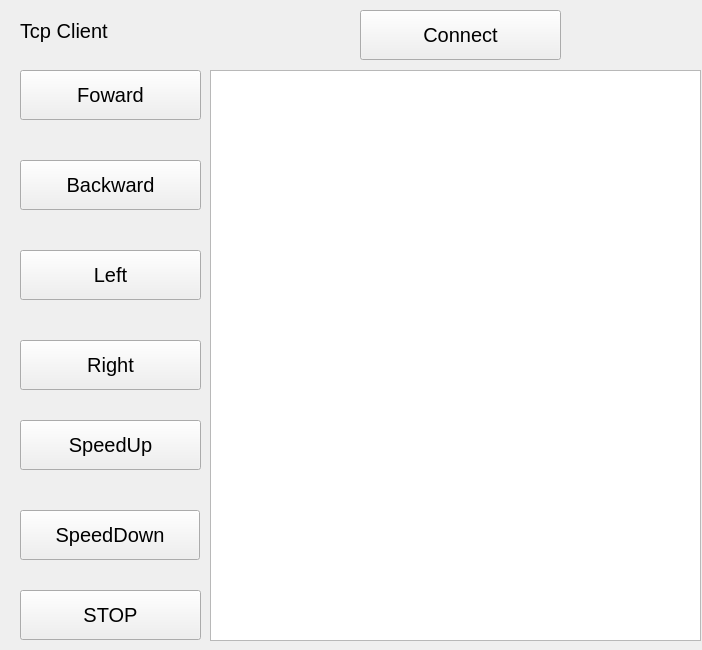
<?xml version="1.0" encoding="UTF-8"?>
<ui version="4.0">
 <class>MainWindow</class>
 <widget class="QMainWindow" name="MainWindow">
  <property name="geometry">
   <rect>
    <x>0</x>
    <y>0</y>
    <width>702</width>
    <height>650</height>
   </rect>
  </property>
  <property name="windowTitle">
   <string>MainWindow</string>
  </property>
  <widget class="QWidget" name="centralWidget">
   <widget class="QPushButton" name="pushButton_Speedup">
    <property name="geometry">
     <rect>
      <x>20</x>
      <y>420</y>
      <width>181</width>
      <height>50</height>
     </rect>
    </property>
    <property name="font">
     <font>
      <pointsize>15</pointsize>
     </font>
    </property>
    <property name="text">
     <string>SpeedUp</string>
    </property>
   </widget>
   <widget class="QPushButton" name="pushButton_Speeddown">
    <property name="geometry">
     <rect>
      <x>20</x>
      <y>510</y>
      <width>180</width>
      <height>50</height>
     </rect>
    </property>
    <property name="font">
     <font>
      <pointsize>15</pointsize>
     </font>
    </property>
    <property name="text">
     <string>SpeedDown</string>
    </property>
   </widget>
   <widget class="QPushButton" name="pushButton_STOP">
    <property name="geometry">
     <rect>
      <x>20</x>
      <y>590</y>
      <width>181</width>
      <height>50</height>
     </rect>
    </property>
    <property name="font">
     <font>
      <pointsize>15</pointsize>
     </font>
    </property>
    <property name="text">
     <string>STOP</string>
    </property>
   </widget>
   <widget class="QPushButton" name="pushButton_Connect">
    <property name="geometry">
     <rect>
      <x>360</x>
      <y>10</y>
      <width>201</width>
      <height>50</height>
     </rect>
    </property>
    <property name="font">
     <font>
      <pointsize>15</pointsize>
     </font>
    </property>
    <property name="text">
     <string>Connect</string>
    </property>
   </widget>
   <widget class="QTextBrowser" name="textBrowser">
    <property name="geometry">
     <rect>
      <x>210</x>
      <y>70</y>
      <width>491</width>
      <height>571</height>
     </rect>
    </property>
   </widget>
   <widget class="QLabel" name="label">
    <property name="geometry">
     <rect>
      <x>20</x>
      <y>10</y>
      <width>211</width>
      <height>41</height>
     </rect>
    </property>
    <property name="font">
     <font>
      <pointsize>15</pointsize>
     </font>
    </property>
    <property name="text">
     <string>Tcp Client</string>
    </property>
   </widget>
   <widget class="QPushButton" name="pushButton_Left">
    <property name="geometry">
     <rect>
      <x>20</x>
      <y>250</y>
      <width>181</width>
      <height>50</height>
     </rect>
    </property>
    <property name="font">
     <font>
      <pointsize>15</pointsize>
     </font>
    </property>
    <property name="text">
     <string>Left</string>
    </property>
   </widget>
   <widget class="QPushButton" name="pushButton_Right">
    <property name="geometry">
     <rect>
      <x>20</x>
      <y>340</y>
      <width>181</width>
      <height>50</height>
     </rect>
    </property>
    <property name="font">
     <font>
      <pointsize>15</pointsize>
     </font>
    </property>
    <property name="text">
     <string>Right</string>
    </property>
   </widget>
   <widget class="QPushButton" name="pushButton_Backward">
    <property name="geometry">
     <rect>
      <x>20</x>
      <y>160</y>
      <width>181</width>
      <height>50</height>
     </rect>
    </property>
    <property name="font">
     <font>
      <pointsize>15</pointsize>
     </font>
    </property>
    <property name="text">
     <string>Backward</string>
    </property>
   </widget>
   <widget class="QPushButton" name="pushButton_Forward">
    <property name="geometry">
     <rect>
      <x>20</x>
      <y>70</y>
      <width>181</width>
      <height>50</height>
     </rect>
    </property>
    <property name="font">
     <font>
      <pointsize>15</pointsize>
     </font>
    </property>
    <property name="text">
     <string>Foward</string>
    </property>
   </widget>
  </widget>
 </widget>
 <layoutdefault spacing="6" margin="11"/>
 <resources/>
 <connections/>
</ui>
